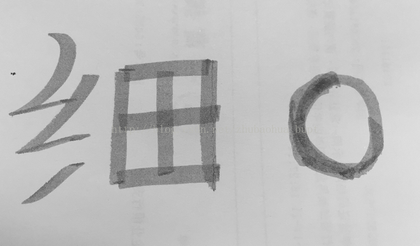
%> input picture f_20180523_skeleton.useful.png, 420 x 246 px, shrunk from 709 x 415 before the run
$ octave --eval "f_20180523_skeleton;"   (GNU Octave 9; MATLAB toolbox functions it lacks are replaced by stand-ins)
%> lines starting %> are read from the running program, lines starting %| are printed output that depends on the picture; in (x1, y1, x2, y2) boxes, pixels count from 0 and x2, y2 are one past the last pixel; in counts of white or black regions, pixels touching at a corner belong together; the program's own positions count from 1
function [  ] = f_20180523_skeleton(  )

%% read image and transform to grayscale
im = imread('f_20180523_skeleton.useful.png');
%> im is the input picture: size 246x420x3 uint8; mean R, G, B 189.1, 189.1, 189.1
im = rgb2gray(im);
%> im: size 246x420 uint8
imw = size(im, 2);
%> imw = 420
imh = size(im, 1);
%> imh = 246

%% binarize the image
fgrng = [0 165];
imbin = zeros(imh, imw);
imbin((im >= fgrng(1)) & (im <= fgrng(2))) = 1;
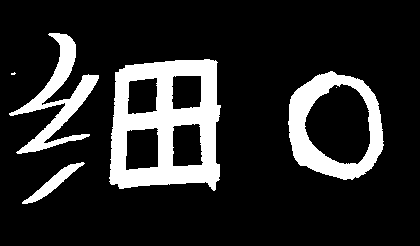
%> imbin: size 246x420 double; values 0 (black) and 1 (white), 16.1% white; 6 white regions (2 under 20 px), largest, box (x1, y1, x2, y2) and area: (109, 59, 221, 191) 8744, (288, 71, 384, 180) 4290, (9, 33, 99, 154) 2982, (22, 162, 85, 204) 609

%% Filter out noise
imbin = medfilt2(imbin, [5 5]);
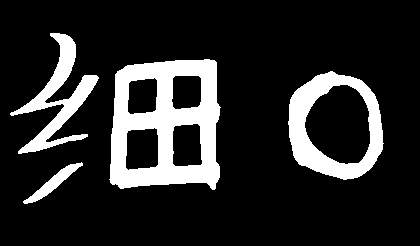
%> imbin: size 246x420 double; values 0 (black) and 1 (white), 16.1% white; 4 white regions, box (x1, y1, x2, y2) and area: (109, 59, 221, 190) 8783, (288, 71, 384, 180) 4293, (10, 33, 99, 154) 2979, (23, 162, 83, 204) 601

%% find the connected components
[bwl, nbw] = bwlabel(imbin);
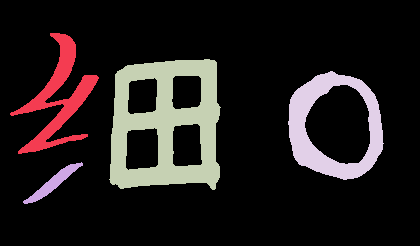
%> bwl: size 246x420 double; 5 distinct labels, from 0 to 4; one colour per label, 0 black
%> nbw = 4
newbwl = zeros(size(bwl));
bwarearng = [10 * 10, imw * imh];
%> bwarearng = [100 103320]
inewbwl = 1;
for i = 1:nbw
    bwa = bwarea(bwl == i);
    if (bwa >= bwarearng(1)) && (bwa <= bwarearng(2))
        newbwl(bwl == i) = inewbwl;
        inewbwl = inewbwl + 1;
    end
end
%> this loop made 4 passes
%> bwa on passes 1 to 4: 3010, 610.9, 8799.6, 4317.5
nbw = inewbwl - 1;
bwl = newbwl;
% imagesc(bwl);

%% Withdraw skeletons

brt = get_all_branches(bwl);
brs = get_branchset(brt);
brbw = zeros(size(bwl));
for j = 1:length(brs)
    brbw(points2indexes(imh, brs{j})) = j;
end
imagesc(brbw);
colorbar;

return;

%% Morphologic skeletonize
skl = zeros(size(bwl));
for i = 1:nbw
    skli = bwmorph(bwl == i, 'skel', Inf);
    skl(skli > 0) = i;
end
imagesc(skl);

%% Analyze the skeletons
sklbw = (skl > 0);
sklnnei = zeros(imh,imw);
for r = 1:imh
    for c = 1:imw
        if sklbw(r,c) > 0
            sklnnei(r,c) = length(find((sklbw(r-1:r+1, c-1:c+1) == 1))) - 1;
        end
    end
end
% [5 lines of commented-out code are left out]

%% withdraw branches
for i = 1:nbw
    sklswi = skl == i;
    vtxs = indexes2points(imh, find(sklswi));
    %nvtx = size(vtxs, 2);
    vtx0 = vtxs(:,1);
    brt = get_branch(sklswi, vtx0);
    brs = get_branchset(brt);
    brbw = zeros(size(skl));
    for j = 1:length(brs)
        brbw(points2indexes(imh, brs{j})) = j;
    end
    imagesc(brbw);
end

function [ branchtree ] = get_all_branches(bwlabels)

nbw = max(max(bwlabels));
%> nbw = 4
skl = zeros(size(bwlabels));
for i = 1:nbw
    skli = bwmorph(bwlabels == i, 'skel', Inf);
    skl(skli > 0) = i;
end
%> this loop made 4 passes
%> pass 1, in get_all_branches, `skli = bwmorph(bwlabels == i, 'skel', Inf);`:
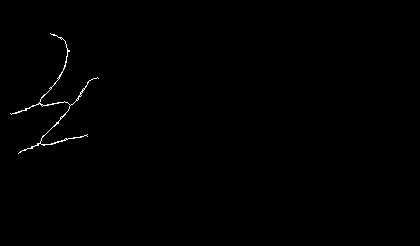
%> skli: size 246x420 logical; 0.37% white in thin lines or dots, all inside (x1, y1, x2, y2) = (10, 33, 99, 154)
%> pass 3, in get_all_branches, `skli = bwmorph(bwlabels == i, 'skel', Inf);`:
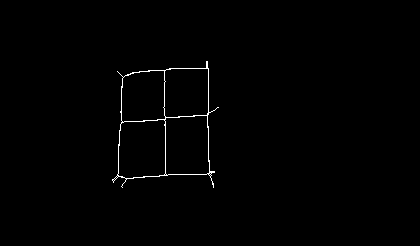
%> skli: size 246x420 logical; 0.67% white in thin lines or dots, all inside (x1, y1, x2, y2) = (112, 61, 219, 188)
%> after the loop:
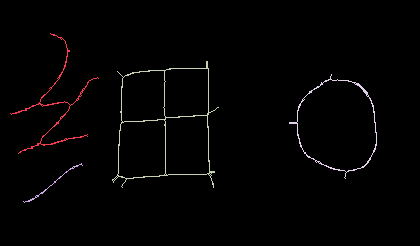
%> skl: size 246x420 double; 5 distinct labels, from 0 to 4; one colour per label, 0 black
branches = cell(1, nbw);
%> branches = {[], [], [], []}
for i = 1:nbw
    skli = zeros(size(skl));
    skli(skl == i) = 1;
    branches{i} = get_branch(skli);
end
%> this loop made 4 passes
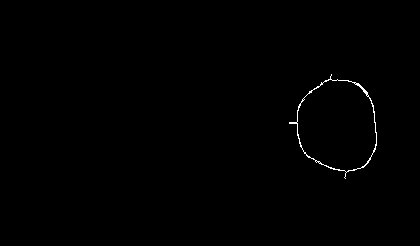
%> skli: size 246x420 double; values 0 (black) and 1 (white), 0.38% white in thin lines or dots, all inside (x1, y1, x2, y2) = (289, 74, 377, 179)
%> after the loop, branches = 4 items

branchtree = struct;
branchtree.major = [];
branchtree.branches = branches;
%> branchtree.branches = 4 items

function [ branchtree, leftbw ] = get_branch(skeleton_bw, start_point)

if nargin < 2
    vtxs = indexes2points(size(skeleton_bw,1), find(skeleton_bw));
    start_point = vtxs(:,1);
end

sx = start_point(1);
sy = start_point(2);

skbw = skeleton_bw > 0;
% imw = size(skbw, 2);
% imh = size(skbw, 1);
maxn = length(find(skbw > 0));

br0 = zeros(2, maxn);
ibr0 = 1;
br0(:,ibr0) = [sx;sy];

bro = cell(0,0);

while 1
    skbw(sy,sx) = 0;
    nps = indexes2points(3, find(skbw(sy-1:sy+1, sx-1:sx+1) > 0)) + [sx-2; sy-2];
    nnps = size(nps, 2);
    if nnps == 0
        break;
    elseif nnps == 1
        ibr0 = ibr0 + 1;
        br0(:,ibr0) = nps;
        sx = nps(1);
        sy = nps(2);
    else
        bro = cell(1, nnps);
        for j = 1:nnps
            skbw(nps(2,j), nps(1,j)) = 0;
        end
        for j = 1:nnps
            [brj, skbw] = get_branch(skbw, nps(:,j));
            bro{j} = brj;
        end
        break;
    end
end

br0 = br0(:,1:ibr0);

branchtree = struct;
branchtree.major = br0;
branchtree.branches = bro;

leftbw = skbw;

function [ branchset ] = get_branchset( branchtree )

nbrs = length(branchtree.branches);
%> nbrs = 4
bro = cell(1, nbrs);
%> bro = {[], [], [], []}
nnbro = 0;
for j = 1:nbrs
    bro{j} = get_branchset(branchtree.branches{j});
    nnbro = nnbro + length(bro{j});
end
%> this loop made 4 passes
%> nnbro on passes 1 to 4: 199, 251, 404, 620
%> after the loop, bro = 4 items
if isempty(branchtree.major)
    brs = cell(1, nnbro);
%> brs = 620 items
    ibrs = 0;
else
    brs = cell(1, nnbro + 1);
    ibrs = 1;
    brs{ibrs} = branchtree.major;
end
for j = 1:nbrs
    brj = bro{j};
    for k = 1:length(brj)
        ibrs = ibrs + 1;
        brs{ibrs} = brj{k};
    end
end
%> after the loop, ibrs = 620

branchset = brs;
%> branchset = 620 items

function [ pts ] = indexes2points( imh, indexes )

indexes = reshape(indexes, [1,length(indexes)]);
pts = floor((indexes - 1) / imh) + 1;
pts = [pts; indexes - (pts - 1) * imh];

function [ indexes ] = points2indexes( imh, pts )

indexes = (pts(1,:) - 1) * imh + pts(2,:);
%> the loop in f_20180523_skeleton, `for j = 1:length(brs)` made 620 passes
%> indexes in points2indexes on passes 1 to 3: [2574 2821 3066 3312 3558], 3803, [4049 4295]
